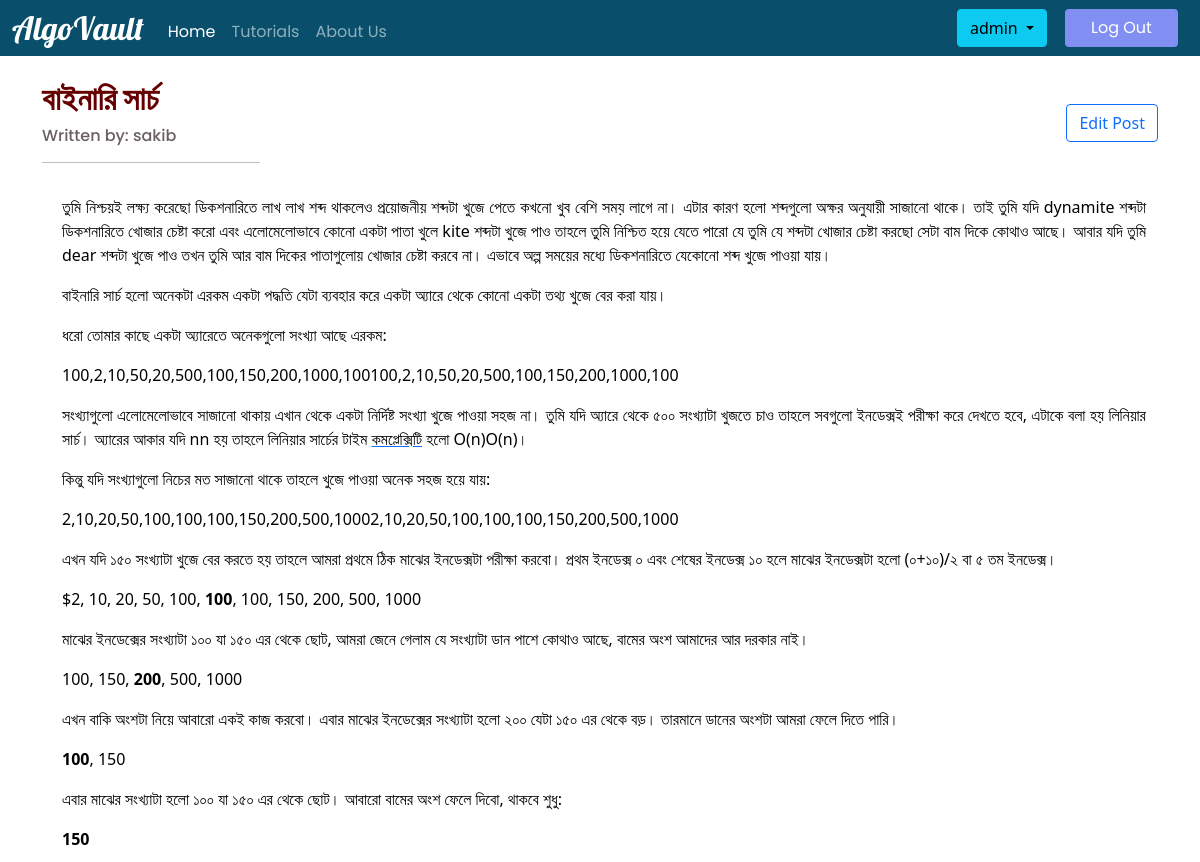
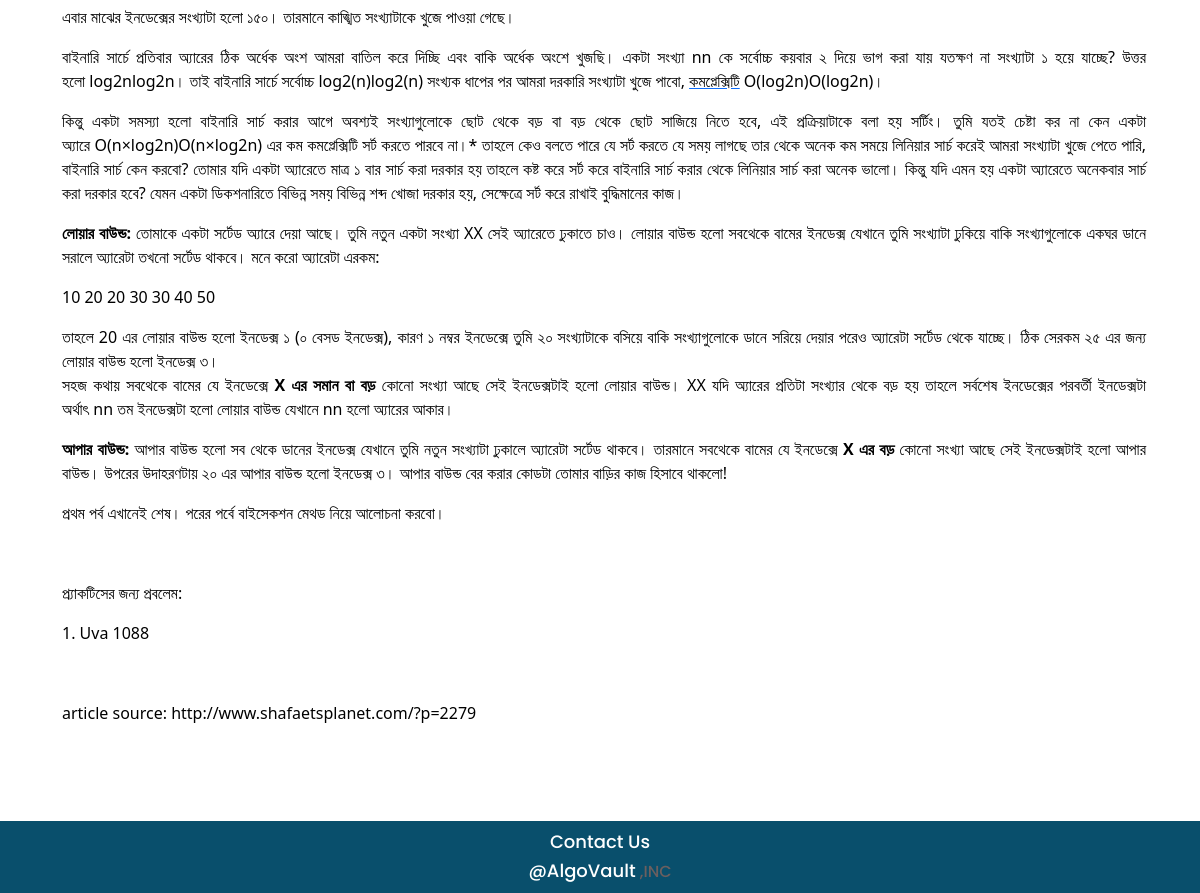
Page /view/3 (signed in) on the committed database (2 pictures, top to bottom).
### main_app/models.py (models this page shows, shortened)
class Tutorial(models.Model):
    tag_choices = (
        ('প্রোগ্রামিং বাসিক', 'রোগ্রামিং বাসিক'),
        ('নাম্বার থিওরি', 'নাম্বার থিওরি'),
        ('ডাটা স্ট্রাকচার', 'ডাটা স্ট্রাকচার'),
        ('ডাইনামিক প্রোগ্রামিং', 'ডাইনামিক প্রোগ্রামিং'),
        ('গ্রাফ থিওরি', 'গ্রাফ থিওরি')
    )
    level_choices = (
        (1, 1), (2, 2), (3, 3), (4, 4), (5, 5)
    )
    title = models.CharField(max_length=200, null=True)
    tag = models.CharField(max_length=100, choices=tag_choices)
    level = models.IntegerField(null=True, choices=level_choices)
    content = RichTextField()
    isApproved = models.BooleanField(default=False)
    author = models.ForeignKey(User, on_delete=models.CASCADE)

### main_app/views.py (the view)
# urls.py: path('view/<post_id>', views.view_post, name='viewpost'),
@login_required(login_url='login')
def view_post(request, post_id):
    tut_obj = Tutorial.objects.filter(id=post_id).first()
    return render(request, 'main_app/viewPost.html', {'tutorial': tut_obj})

### main_app/Templates/main_app/viewPost.html (shortened to what this page needs)
<!DOCTYPE html>
{% load static %}
<html lang="en">
<head>
   <link rel="stylesheet" href="{% static 'main_app/viewPost.css' %}">
    <link rel="stylesheet" href="{% static 'main_app/all.css' %}">
    <link rel="stylesheet" href="{% static 'main_app/bootstrap.min.css' %}">
</head>
<body>
    <section>
        <nav class="navbar navbar-expand-md navbar-dark">
            <div class="container-fluid">
                <a class="navbar-brand" href="{% url 'home' %}">AlgoVault</a>
                <div class="collapse navbar-collapse" id="navbarSupportedContent">
                    <ul class="navbar-nav me-auto mb-1">
                        <li class="nav-item">
                            <a class="nav-link active" area-current="page" href="{% url 'home' %}">Home</a>
                        </li>
                        <li class="nav-item">
                            <a class="nav-link" href="{% url 'tutorials' %}">Tutorials</a>
                        </li>
                        <li class="nav-item">
                            <a class="nav-link" href="{% url 'aboutUs' %}">About Us</a>
                        </li>
                    </ul>
                </div>
                <form class="d-flex">
                    <div class="dropdown">
                        <button class="btn btn-info dropdown-toggle" type="button" id="dropdownMenuButton" data-toggle="dropdown" aria-haspopup="true" aria-expanded="false">
                            {{ user.username }}
            </button>
                    </div>
                    <button style="background-color: #818FF2; padding: 5px 5px; border: 0; font-family: 'Poppins', sans-serif;font-style: normal;font-weight: 400;   color: #FFFFFF;font-size: 1em; width: 113px;border-radius: 4px;margin-right: 10px;margin-left: 1.5vw; " class="logout-profile" type="submit">Log Out</button>
                </form>
            </div>
        </nav>
    </section>
    <div class="container">
        <div class="row">
          <div class="col">
            <h2 class="heading">{{ tutorial.title }}</h2>
            <h6>Written by: {{ tutorial.author.username }}</h6>
            <hr class="hr1">
          </div>
          <div class="col">
            <div class="d-grid gap-2 d-md-flex mt-5 justify-content-md-end">
                    <form method="get" action="{% url 'editpost' tutorial.id %}">
                        <button class="btn btn-outline-primary" type="submit">Edit Post</button>
                    </form>
              </div>
          </div>
        </div>
    <div class="container">
        <div class="row">
            <div class="col-12">
                <p>{{ tutorial.content | safe }}</p>
            </div>
          </div>
       </div>
    </div>
    <footer>
        <h6> <a href="{% url 'contactUs' %}">Contact Us</a> </h6>
        <h6> <a href="#">@AlgoVault</a> ,INC</h6>
    </footer>
</body>
</html>

### main_app/static/main_app/viewPost.css (style rules this page uses)
body { background-color: FFFFFF !important; color: rgb(204, 204, 204) !important; }
.navbar { background-color: #094F6C; height: 7vh!important; }
.navbar-brand { font-family: 'Lobster', cursive; font-style: normal; font-weight: normal; font-size: 2rem!important; font-weight: 500; }
.nav-link { font-family: 'Poppins', sans-serif; font-style: normal; font-size: 1em; line-height: 0px; justify-content: space-between; margin-top: 1.5vh; }
footer { height: 36px; font-family: 'Poppins', sans-serif; font-style: normal; font-weight: bold; font-size: 1em; line-height: 36px; text-align: center; margin-top:7px; color: white; }
footer { text-decoration: none; background-color: rgb(148, 181, 231); color:white; margin-top: 10vh; background: #094F6C; padding-top: 10px; height: 72px; }
footer a { text-decoration: none; color: white; font-size: 18px; font-style: normal; margin-top: 80px!important; }
.heading { color: #660000; font-family: 'Poppins', sans-serif; font-weight: 700; margin-top: 3vh; }
h6 { font-family: 'Poppins', sans-serif; color: rgb(107, 95, 95); }
p { color: black; margin-left: 1vh; text-align: justify; }
.hr1 { color: black !important; width: 40%; }

### rows in the picture
Tutorial: title "বাইনারি সার্চ", author.username "sakib", content "তুমি নিশ্চয়ই লক্ষ্য করেছো ডিকশনারিতে লাখ লাখ শব্দ থাকলেও প্রয়োজনীয় শব্দটা খুজে পেতে কখনো খুব বেশি সময় লাগে না। এটার কারণ হলো শব্দগুলো অক্ষর অনুযায়ী সাজানো থাকে। তাই তুমি যদি dynamite শব্দটা ডিকশনারিতে খোজার চেষ্টা করো এবং এলোমেলোভাবে কোনো একটা পাতা খুলে kite শব্দটা খুজে পাও তাহলে তুমি নিশ্চিত হয়ে যেতে পারো যে তুমি যে শব্দটা খোজার চেষ্টা করছো সেটা বাম দিকে কোথাও আছে। আবার যদি তুমি dear শব্দটা খুজে পাও তখন তুমি আর বাম দিকের পাতাগুলোয় খোজার চেষ্টা করবে না। এভাবে অল্প সময়ের মধ্যে ডিকশনারিতে যেকোনো শব্দ খুজে পাওয়া যায়। বাইনারি সার্চ হলো অনেকটা এরকম একটা পদ্ধতি যেটা ব্যবহার করে একটা অ্যারে থেকে কোনো একটা তথ্য খুজে বের করা যায়। ধরো তোমার কাছে একটা অ্যারেতে অনেকগুলো সংখ্যা…"

### other values in the picture
{{ user.username }} "admin"
